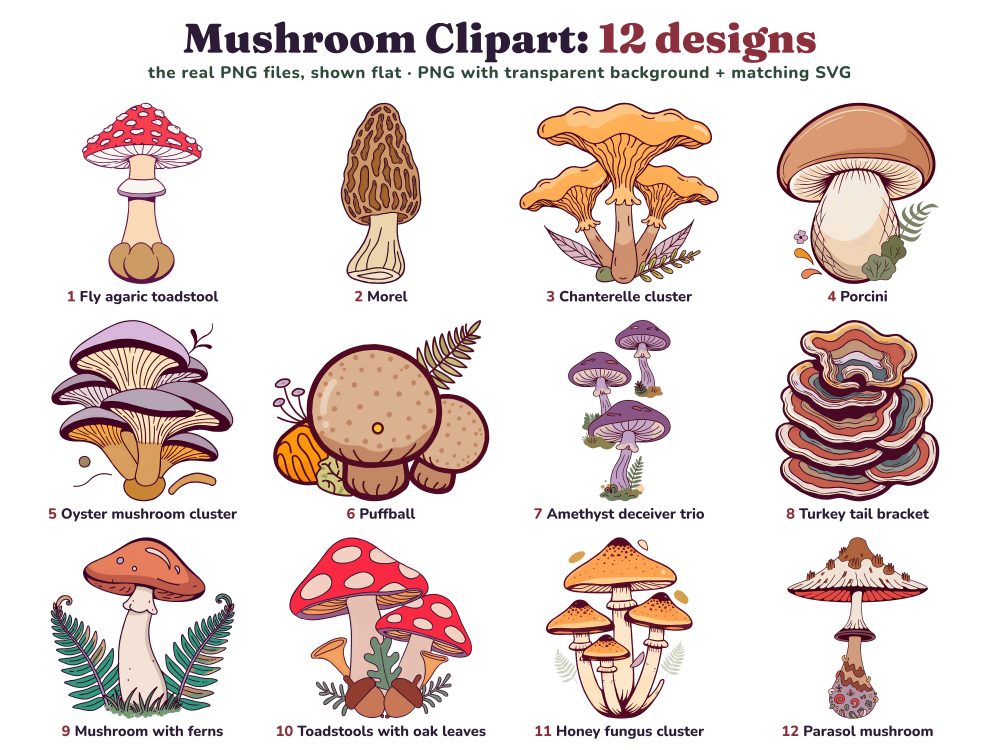
#> input picture bundles/030-mushroom-clipart/listing-images/1-all-designs.png, 3000 x 2250 px, given in place of 1-all-designs.png.png, which was not available (shown at 1/3 size)
$ python -i process.py   (imports and definitions only)
#> lines starting #> are read from the running program, lines starting #| are printed output that depends on the picture; after the words box and inside, x2 and y2 are one past the last pixel; in counts of white or black regions, pixels touching at a corner belong together; pictures that were not available may be replaced by others from this repository, and a replacement may not be noted
"""AI drafts -> finished clipart: transparent 300 DPI PNGs and single-layer SVGs (formats/clipart.md).

Inputs per design (all paid for once, see PROMPTS.md):
  art/raw/NN-slug.png    the chosen 1024 x 1024 flash draft on white
  art/alpha/NN-slug.png  its cut-out mask from Recraft `removebg` (1024 x 1024, 8-bit)
  art/up/NN-slug.png     the draft through Recraft `upscale` (4096 x 4096 on white; not committed,
                         ~12 MB each: re-run `imagegen.py upscale art/raw/X.png art/up/X.png`, $0.004, to rebuild)
Outputs:
  art/png/NN-slug.png    longest side 3600 px, 300 DPI, transparent, 256-colour palette PNG
  art/svg/NN-slug.svg    one-colour line-art version of the same design, one path, sized in inches
  art/stats.json         per design: size, file size, pieces, specks removed, ink share, SVG path count
Everything here is local and free.
"""
import json, os, re, sys
import numpy as np
from PIL import Image
from scipy import ndimage as nd

HERE = os.path.dirname(os.path.abspath(__file__))
Image.MAX_IMAGE_PIXELS = None
LONG = 3600            # px, longest side of the PNG (12 in at 300 DPI)
DPI = 300
SPECK_PX = 900         # at 3600 px: a piece of the cut-out smaller than this (~2.5 mm at 12 in) is a removebg speck
LINE_MAX = 105         # every channel below this = the dark plum linework, eyes and nostrils -> the SVG ink
                       # (a max-channel test, not luminance: red berries and green holly are as dark as the lines in luminance)
# removebg treats some small white parts of the art as background (the white mistletoe berries in 11).
# Enclosed transparent holes smaller than this many px (at 3600 px) are put back as the art's own colour.
# Bigger holes in those designs (the ribbon loops) stay transparent. Found by marking every enclosed hole and looking.
FILL_HOLES = {}
WHITE_MIN = 236        # clear_white: a pixel this light in every channel...
WHITE_TINT = 20        # ...and this close to grey is paper, not paint (cream horns and pompoms are warmer)
EDGE_OPAQUE = 200      # clear_white: edge pixels darker than this in any channel stay fully opaque
# Messy bits found by looking at 100%: inside each box (final 3600 px coordinates) every pixel that is not
# ginger fur (red over 150 and 60 above green) or a plum line (green under 45, red 25 above it) becomes transparent.
# Pieces left wholly inside a box afterwards (loose needle tips) are dropped too.
ERASE_BOX = {}
# QA round 1: light grey and white paper slivers between pine needles (and fringe strands) that clear_white
# misses because they are enclosed or tinted. Inside each box, light neutral pixels (every channel >= LIGHT_MIN,
# tint <= LIGHT_TINT) in patches under CLEAR_MAX_PX become transparent, with soft edges. Big light areas
# (horns, cream muzzles, pompoms) are far bigger than CLEAR_MAX_PX, so they stay.
LIGHT_MIN = 190        # a margin under the check's 195 / 35: palette quantizing shifts colours a little
LIGHT_TINT = 45
CLEAR_MAX_PX = 4000
CLEAR_BOX = {}
# QA round 2 (S6): 03's whole-image box also punched ~30 pinholes into its cream horn tips and chin. In these
# designs a cleared patch under PINHOLE_PX that sits wholly inside the art (no transparency on its rim), has no
# green needle on its rim and is at least 30% rimmed by cream is a light spot in the horn or muzzle, not paper
# between needles or fringe strands: it stays. fill_pinholes then closes any small hole left inside warm art.
PINHOLE_KEEP = set()
# 016: the plum dancer silhouette in 05 has hairline white paper cracks between its outline and its fill. clear_white
# turns the ones that reach the background into transparent cracks with a grey fringe. In these designs, opaque light
# paper pixels inside a closing of the plum silhouette (gaps up to ~2 x CRACK_ITER px) are repainted with the nearest
# plum before the white clean-ups run.
CRACK_FILL = {}
# 016: a bigger speck size per design (10: a loose sparkle dot by the holly, ~1,600 px, reads as a stray bubble on dark)
SPECK_BY_SLUG = {}
HOLE_PX = 60           # S6: any transparent hole under this, wholly inside the art, is closed with its rim's colour
PINHOLE_PX = 400
LINE_MAX_BY_SLUG = {}
# 018: 04's wings are flat near-black (every channel under 20), darker than its plum linework (50-105): leaving them
# out of the ink keeps its SVG a line drawing (otherwise ink is 51% of the canvas, over the 45% check)
LINE_MIN_BY_SLUG = {}
# 017: designs with many fine dark pine needles have so much anti-aliased edge that only ~97% of their solid pixels
# are alpha 255 (S2 wants >= 98%). In these designs, palette entries at alpha >= this are snapped to 255 too: the edge
# colours are already un-mixed from the white, so the needle edges just get ~1 px crisper, with no light fringe.
EDGE_SNAP = {}   # 018: not used (QA 017 note: no needle-edge snapping)
# 018 (QA 017 note: colours true to the design's name): per-design colour fixes on the cut-out, in final 3600 px
# coordinates. Each rule: (box or None, hue_min, hue_max (degrees), min value 0-1, new hue or None, sat x, value x).
# Pixels inside the box with a hue in range and at least that value (so the dark plum outlines are untouched) get
# the new hue and scaled saturation/value. Shading and linework inside the shapes are kept.
RECOLOR = {}
# 018: dragonfly wings came out near-white, so they vanish on white and fail the halo test as if they were paper.
# Light neutral areas (the wing cells) are multiplied by the pale wing tint the prompt asked for.
TINT = {}
TINT_MIN_PX = 1        # every light neutral patch: wing cells, glints and slivers between veins (eye glints turn pale blue too)
# 018: 02's draft drew the morpho's body with white seams along its sides and between its segments; removebg took them
# as background (transparent slits, light rims on dark fabric). Inside the box they are painted with the body plum.
PAINT = {}
# 018 QA round 1: 06's wings were a dull grey-lilac with a wobbly mid-grey band (and a darker grey line) inside the
# plum outline. Every non-plum pixel darker than the wing (max channel <= 175) outside the body and antennae boxes are painted with the wing colour,
# so the wing runs cleanly to its thin plum outline; RECOLOR then turns the lilac into a clear common-blue blue.
NEUTRAL_PAINT = {}
# 018 QA round 1: 03's body was split: two dark strips (the hindwings' inner margins) with transparent background
# between them from below the thorax down to the hindwing notch. Inside the box (final PNG coordinates), transparent
# and soft pixels between the leftmost and rightmost solid pixel of each row are filled with the strips' body colour.
BODY_GAP = {}
SVG_PX = 1800          # trace resolution for the SVG (potrace smooths it; the SVG scales freely)
SVG_HOLE_PX = 60       # at SVG_PX: white slivers smaller than this inside the ink are filled
SVG_SPECK_PX = 80      # at SVG_PX: ink crumbs smaller than this are dropped


def cutout(slug):
#> called with slug = 'listing-images/1-all-designs.png'
    up = np.array(Image.open(os.path.join(HERE, "art", "up", slug + ".png")).convert("RGB")).astype(np.float32)
    al = Image.open(os.path.join(HERE, "art", "alpha", slug + ".png")).convert("L")
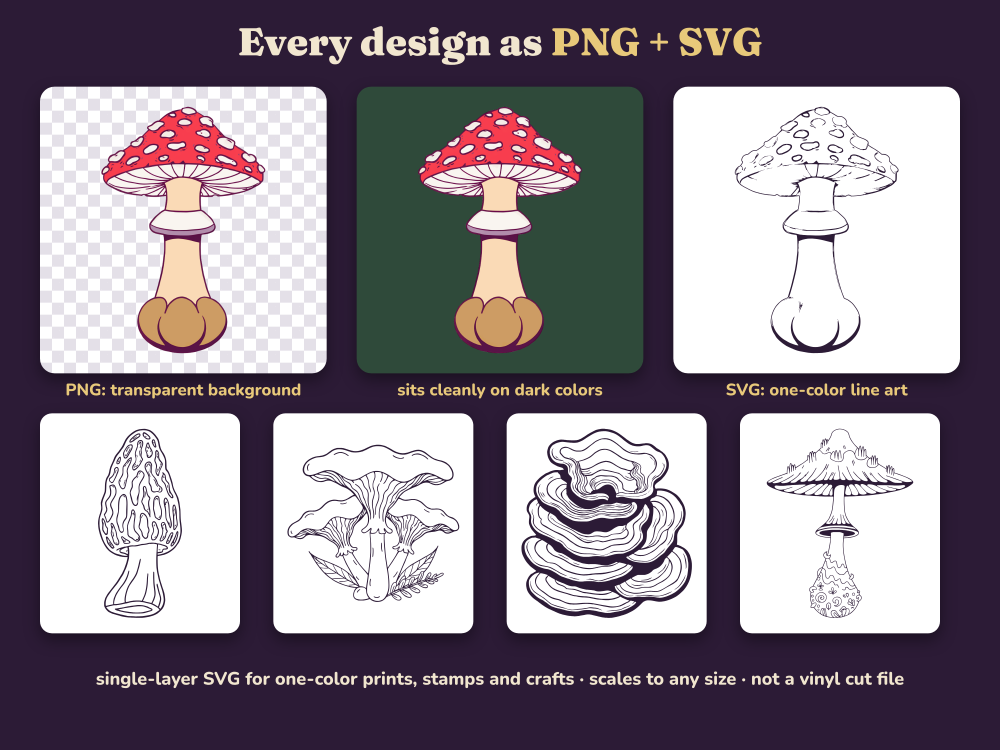
#> input picture bundles/030-mushroom-clipart/listing-images/2-png-and-svg.png, 3000 x 2250 px, given in place of 1-all-designs.png.png, which was not available (shown at 1/3 size)
    A = np.array(al.resize(up.shape[1::-1], Image.BICUBIC)).astype(np.float32) / 255
    A = np.clip((A - 0.5) * 2 + 0.5, 0, 1)            # the 4x mask is soft: steepen it back to a ~1 px edge
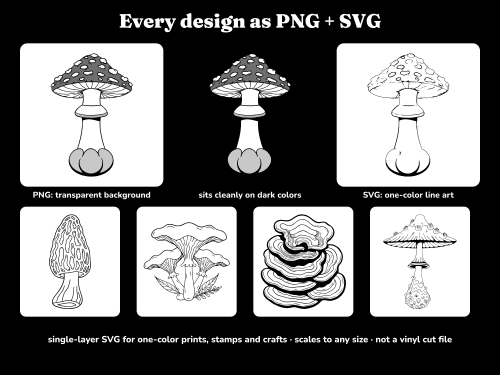
#> A: shape (2250, 3000) float32 (shown at 1/6 size); min 0, max 1, mean 0.453
    # un-mix the white background from the edge pixels, so the art has no white halo on dark fabric
    a = np.maximum(A, 1e-3)[..., None]
    rgb = np.where(A[..., None] > 0.15, np.clip((up - 255 * (1 - a)) / a, 0, 255), up)
    ys, xs = np.nonzero(A > 0.02)
    y0, y1, x0, x1 = ys.min(), ys.max() + 1, xs.min(), xs.max() + 1
#> y0 = 78; y1 = 2065; x0 = 120; x1 = 2880
    im = Image.fromarray(np.dstack([rgb, A * 255]).astype(np.uint8)[y0:y1, x0:x1], "RGBA")
    s = LONG / max(im.size)
    im = im.resize((round(im.size[0] * s), round(im.size[1] * s)), Image.LANCZOS)
#> im: PIL image 3600x2592 RGBA
    arr = np.array(im)
    neutral_paint(slug, arr)
    recolor(slug, arr)
    solidify(arr)
    paint(slug, arr)
    # put back art that removebg took as background first, so the clean-ups below leave it alone
    filled = 0
    protect = np.zeros(arr.shape[:2], bool)
    if slug in FILL_HOLES:
        solid = arr[..., 3] > 127
        lab, n = nd.label(~solid)
        edge = set(np.unique(np.concatenate([lab[0], lab[-1], lab[:, 0], lab[:, -1]])))
        sizes = nd.sum(np.ones(lab.shape), lab, range(1, n + 1))
        holes = [i + 1 for i, sz in enumerate(sizes) if sz < FILL_HOLES[slug] and (i + 1) not in edge]
        put = nd.binary_dilation(np.isin(lab, holes), iterations=3) & (arr[..., 3] < 250)
        a = arr[..., 3:].astype(np.float32) / 255
        on_white = arr[..., :3] * a + 255 * (1 - a)       # what the draft showed there
        arr[..., :3][put] = on_white[put].astype(np.uint8)
        arr[..., 3][put] = 255
        filled = len(holes)
        protect = put
    if slug in CRACK_FILL:
        protect |= fill_cracks(arr, CRACK_FILL[slug])
    cleared = clear_white(arr, protect) + clear_box(slug, arr, protect)
    tint_wings(slug, arr)
    for x0, y0, x1, y1 in ERASE_BOX.get(slug, []):
        box = arr[y0:y1, x0:x1]
        r, g = box[..., 0].astype(int), box[..., 1].astype(int)
        rest = ~(((r > 150) & (r - g > 60)) | ((g < 45) & (r - g > 25)))
        box[..., 3][rest] = 0
    # drop removebg specks: tiny islands of the mask far from the subject
    lab, n = nd.label(arr[..., 3] > 127, np.ones((3, 3)))
    sizes = nd.sum(np.ones(lab.shape), lab, range(1, n + 1))
    specks = [i + 1 for i, sz in enumerate(sizes) if sz < SPECK_BY_SLUG.get(slug, SPECK_PX)]
    if slug in ERASE_BOX:
        inside = np.zeros(lab.shape, bool)
        for x0, y0, x1, y1 in ERASE_BOX[slug]:
            inside[y0:y1, x0:x1] = True
        outside_ids = set(np.unique(lab[~inside & (lab > 0)]))
        specks = sorted(set(specks) | {int(i) for i in np.unique(lab[inside & (lab > 0)]) if i not in outside_ids})
    if specks:
        kill = nd.binary_dilation(np.isin(lab, specks), iterations=3)
        arr[..., 3][kill] = 0
    pieces = int(n - len(specks))
    # faint haze more than 4 px from any solid pixel (leftovers of erased or dropped pieces) goes too
    far = nd.distance_transform_edt(arr[..., 3] <= 127) > 4
    arr[..., 3][far] = 0
    out = Image.fromarray(arr, "RGBA")
    bbox = out.getchannel("A").point(lambda v: 255 if v > 8 else 0).getbbox()
    if bbox != (0, 0) + out.size:                     # erasing emptied an edge: trim again, back to LONG px
        out = out.crop(bbox)
        k = LONG / max(out.size)
        out = out.resize((round(out.size[0] * k), round(out.size[1] * k)), Image.LANCZOS)
        # resampling can leave 1 px crumbs at the cut edges: sweep them again
        arr = np.array(out)
        lab, n = nd.label(arr[..., 3] > 127, np.ones((3, 3)))
        sizes = nd.sum(np.ones(lab.shape), lab, range(1, n + 1))
        crumbs = [i + 1 for i, sz in enumerate(sizes) if sz < SPECK_PX]
        if crumbs:
            arr[..., 3][nd.binary_dilation(np.isin(lab, crumbs), iterations=2)] = 0
        arr[..., 3][nd.distance_transform_edt(arr[..., 3] <= 127) > 4] = 0
        pieces = int(n - len(crumbs))
        out = Image.fromarray(arr, "RGBA")
    if slug in PINHOLE_KEEP:                          # last, on the final pixels (the re-trim resamples)
        arr = np.array(out)
        fill_pinholes(arr)
        out = Image.fromarray(arr, "RGBA")
    arr = np.array(out)                               # S6, all designs: no pinholes left inside the art
    body_gap(slug, arr)
    fill_small_holes(arr)
    out = Image.fromarray(arr, "RGBA")
    return out, pieces, len(specks), filled, cleared


def recolor(slug, arr):
    """RECOLOR rules: shift hue / scale saturation and value of matching pixels inside each box."""
#> called with slug = 'listing-images/1-all-designs.png'
    for box, h0, h1, vmin, newh, sk, vk in RECOLOR.get(slug, []):
        x0, y0, x1, y1 = box or (0, 0, arr.shape[1], arr.shape[0])
        sub = arr[y0:y1, x0:x1]
        hsv = np.array(Image.fromarray(np.ascontiguousarray(sub[..., :3])).convert("HSV")).astype(np.float32)
        h = hsv[..., 0] * 360 / 255
        m = (h >= h0) & (h <= h1) & (hsv[..., 2] >= vmin * 255) & (hsv[..., 1] >= 20) & (sub[..., 3] > 0)
        if newh is not None:
            hsv[..., 0][m] = newh * 255 / 360
        hsv[..., 1][m] *= sk
        hsv[..., 2][m] *= vk
        rgb = np.array(Image.fromarray(np.clip(hsv, 0, 255).astype(np.uint8), "HSV").convert("RGB"))
        sub[..., :3][m] = rgb[m]


def neutral_paint(slug, arr):
    """NEUTRAL_PAINT: grey border pixels outside the keep boxes, and everything in the wipe boxes, take the wing colour."""
    if slug not in NEUTRAL_PAINT:
        return
    col, keep, wipe = NEUTRAL_PAINT[slug]
    rgb = arr[..., :3].astype(int)
    mn, mx = rgb.min(axis=2), rgb.max(axis=2)
    r, g, b = rgb[..., 0], rgb[..., 1], rgb[..., 2]
    plum = (r - g > 25) & (r >= b - 10)
    m = (arr[..., 3] > 0) & (mx <= 175) & ~plum             # greys, grey-lilac mixes and dark specks; not the plum lines
    for x0, y0, x1, y1 in keep:
        m[y0:y1, x0:x1] = False
    for x0, y0, x1, y1 in wipe:
        m[y0:y1, x0:x1] = arr[y0:y1, x0:x1, 3] > 0
    arr[..., :3][m] = col


# [38 lines left out: functions body_gap, interior_opaque, not called in this run]


def paint(slug, arr):
    """PAINT: inside each box, the light seams and transparent slits within a closing of the plum body (gaps up to
    ~2 x 6 px) are painted with the nearest body plum at alpha 255."""
    for (x0, y0, x1, y1), _ in PAINT.get(slug, []):
        sub = arr[y0:y1, x0:x1]
        rgb = sub[..., :3].astype(int)
        r, g, b = rgb[..., 0], rgb[..., 1], rgb[..., 2]
        plum = (sub[..., 3] > 127) & (r - g > 20) & (b - g > 10) & (rgb.max(axis=2) < 170)
        seam = nd.binary_closing(plum, iterations=6) & ~plum
        _, idx = nd.distance_transform_edt(~plum, return_indices=True)
        sub[..., :3][seam] = sub[idx[0][seam], idx[1][seam], :3]
        sub[..., 3][seam] = 255


def solidify(arr):
    """018: removebg left patches of the pale dragonfly wings part-transparent, deep inside the art. Pixels more than
    3 px inside the solid art with alpha 128-254 take the colour the draft showed there (on white) at alpha 255.
    The 1-3 px anti-aliased outer edge is left soft (no edge snapping, QA 017)."""
    A = arr[..., 3]
#> A: shape (2592, 3600)
    m = (A > 127) & (A < 255) & (nd.distance_transform_edt(A > 127) > 3)
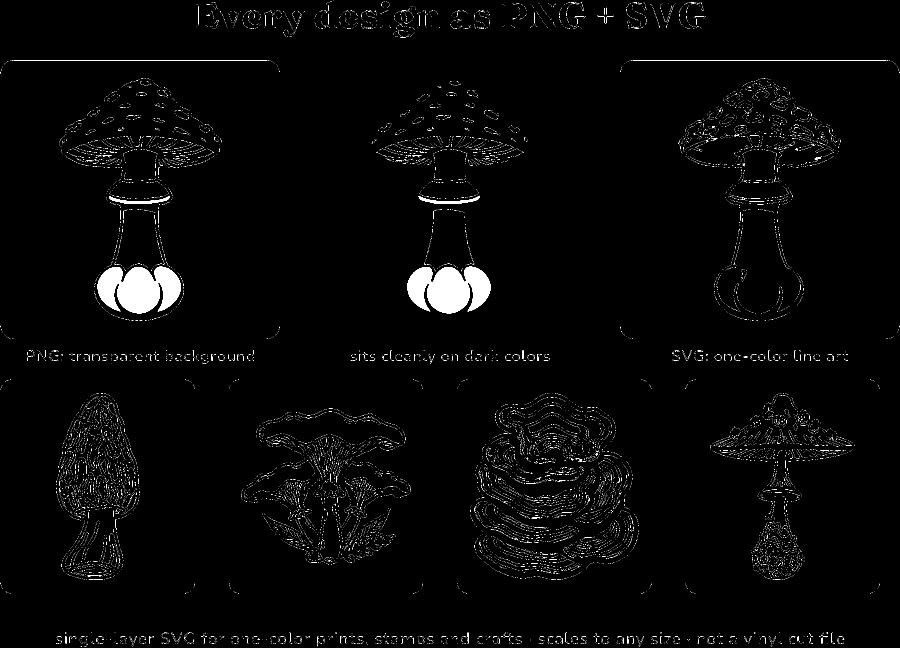
#> m: shape (2592, 3600) bool (shown at 1/4 size); 1.5% white; 21943 white regions (21808 under 20 px), largest, box (x1, y1, x2, y2) and area: (1630, 1067, 1962, 1253) 44973, (391, 1067, 723, 1253) 44966, (1675, 783, 1918, 816) 2380
    a = A[m].astype(np.float32)[:, None] / 255
    arr[..., :3][m] = (arr[..., :3][m] * a + 255 * (1 - a)).astype(np.uint8)
    arr[..., 3][m] = 255


def tint_wings(slug, arr):
    """TINT: big light neutral areas (wing cells) are multiplied by the design's pale wing colour."""
    if slug not in TINT:
        return
    rgb = arr[..., :3].astype(np.float32)
    mn, mx = rgb.min(axis=2), rgb.max(axis=2)
    light = (arr[..., 3] > 127) & (mn >= 190) & (mx - mn <= 45)
    lab, n = nd.label(light, np.ones((3, 3)))
    sizes = nd.sum(light, lab, range(1, n + 1))
    big = np.isin(lab, [i + 1 for i, s in enumerate(sizes) if s >= TINT_MIN_PX])
    big = nd.binary_dilation(big, iterations=2) & (arr[..., 3] > 0) & (mn >= 150)   # their soft rims too
    arr[..., :3][big] = (rgb[big] * np.array(TINT[slug], np.float32) / 255).astype(np.uint8)


def clear_white(arr, protect):
    """removebg leaves the white paper between fine shapes (pine needles, fringe) opaque, which shows as
    white specks on dark fabric. Near-white pixels joined to the background through other near-white
    pixels become transparent, and the light edge pixels around them get a matching soft alpha.
    Enclosed whites (eye highlights, berries) are not joined to the background, so they stay."""
    a = arr[..., 3].astype(np.float32) / 255
#> a: shape (2592, 3600) float32
    comp = arr[..., :3].astype(np.float32) * a[..., None] + 255 * (1 - a[..., None])   # the art on white
    mn, mx = comp.min(axis=2), comp.max(axis=2)
    white = (mn >= WHITE_MIN) & (mx - mn <= WHITE_TINT)
#> white: shape (2592, 3600) bool; 80.8% white; 715 black regions (199 under 20 px), largest, box (x1, y1, x2, y2) and area: (2882, 300, 3517, 1010) 279884, (2877, 1515, 3520, 1800) 153923, (913, 1515, 1696, 1843) 145127
    bg = a < 0.5
#> bg: shape (2592, 3600) bool; 44.5% white; 410 white regions (138 under 20 px), largest, box (x1, y1, x2, y2) and area: (0, 0, 3600, 2592) 3744407, (1884, 1576, 2551, 2317) 126152, (240, 316, 882, 1281) 107975
    lab, n = nd.label(white | bg)
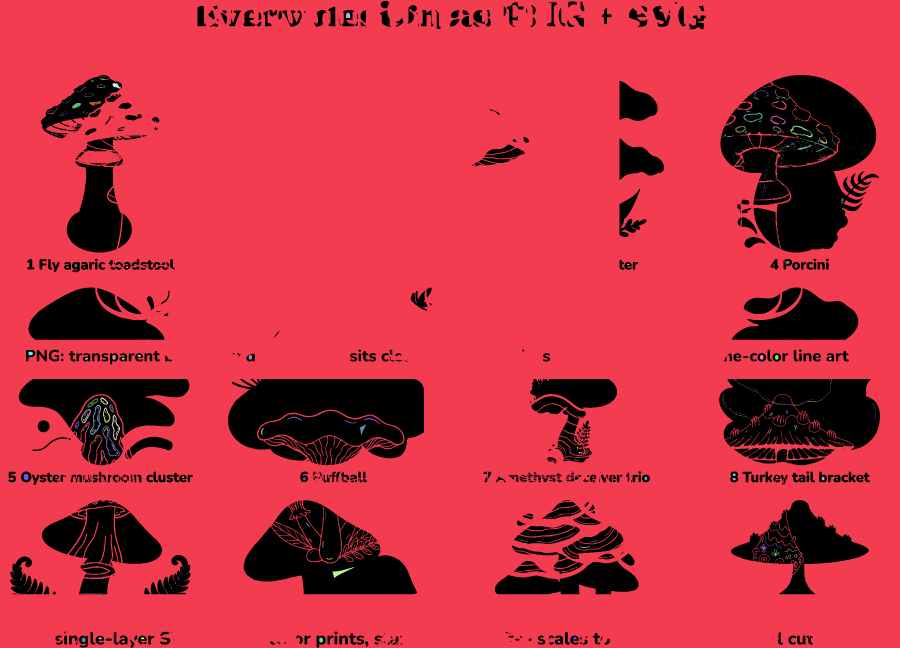
#> lab: shape (2592, 3600) int32 (shown at 1/4 size); 1953 distinct labels, from 0 to 1952; one colour per label, 0 black
#> n = 1952
    keep = np.unique(lab[bg])
#> keep = 210 values from 1 to 1930
    clear = white & ~bg & np.isin(lab, keep[keep > 0]) & ~protect
#> clear: shape (2592, 3600) bool; 37% white; 1064 white regions (518 under 20 px), largest, box (x1, y1, x2, y2) and area: (0, 237, 1122, 1359) 809339, (2478, 237, 3600, 1359) 707194, (2739, 1516, 3169, 2377) 216322
    band = nd.binary_dilation(clear | bg, iterations=3) & ~bg & ~clear & ~protect
#> band: shape (2592, 3600) bool; 3.5% white; 854 white regions (156 under 20 px), largest, box (x1, y1, x2, y2) and area: (2882, 339, 3357, 799) 16164, (3086, 300, 3517, 1010) 9899, (2900, 1661, 3412, 1788) 9041
    soft = np.clip((255 - mn) / (255 - EDGE_OPAQUE), 0, 1)           # darker than EDGE_OPAQUE in any channel = opaque
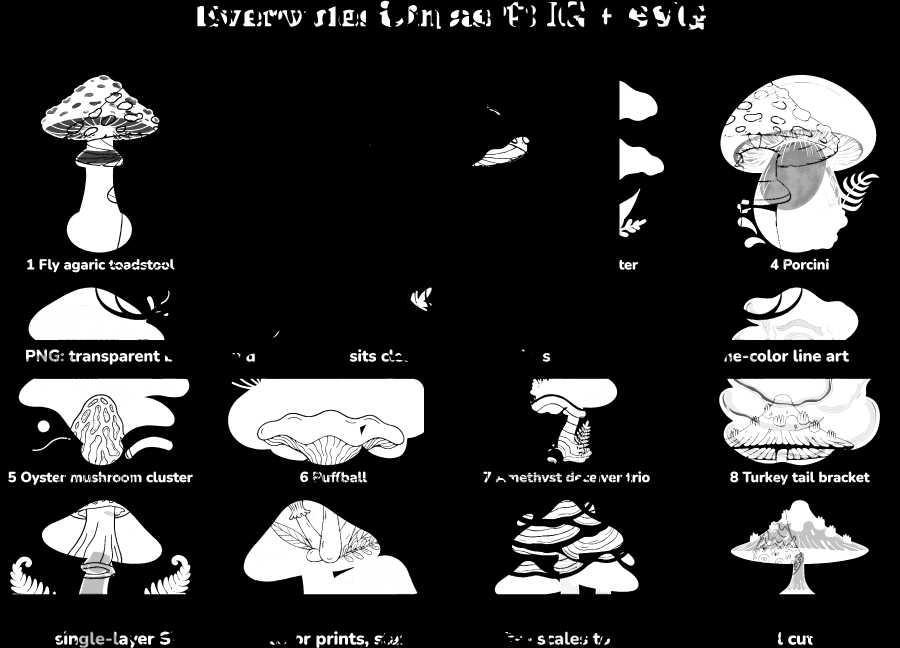
#> soft: shape (2592, 3600) float32 (shown at 1/4 size); min 0, max 1, mean 0.187
    newa = a.copy()
    newa[clear] = 0
    newa[band] = np.minimum(a[band], soft[band])
#> (the rest of the program and of its run is left out)
